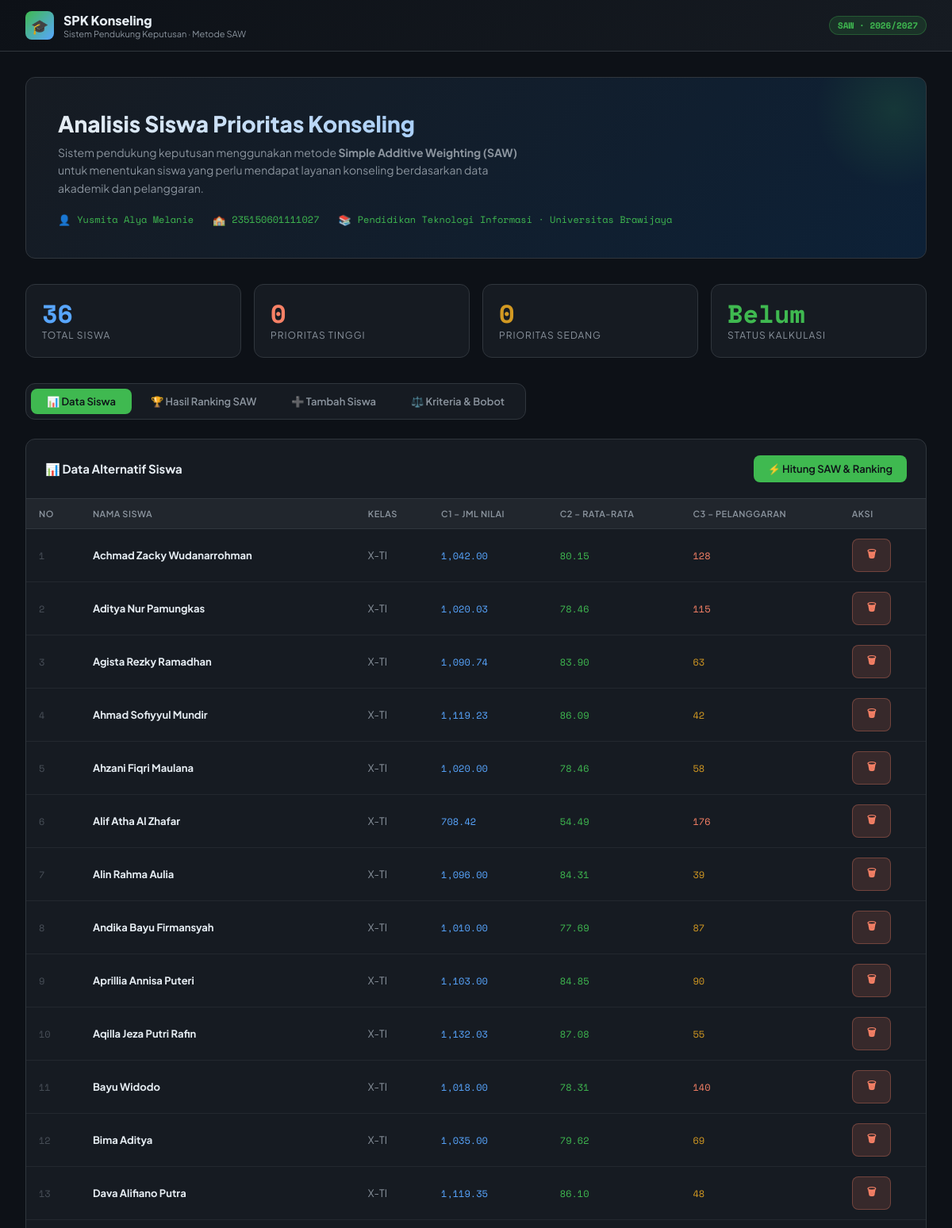
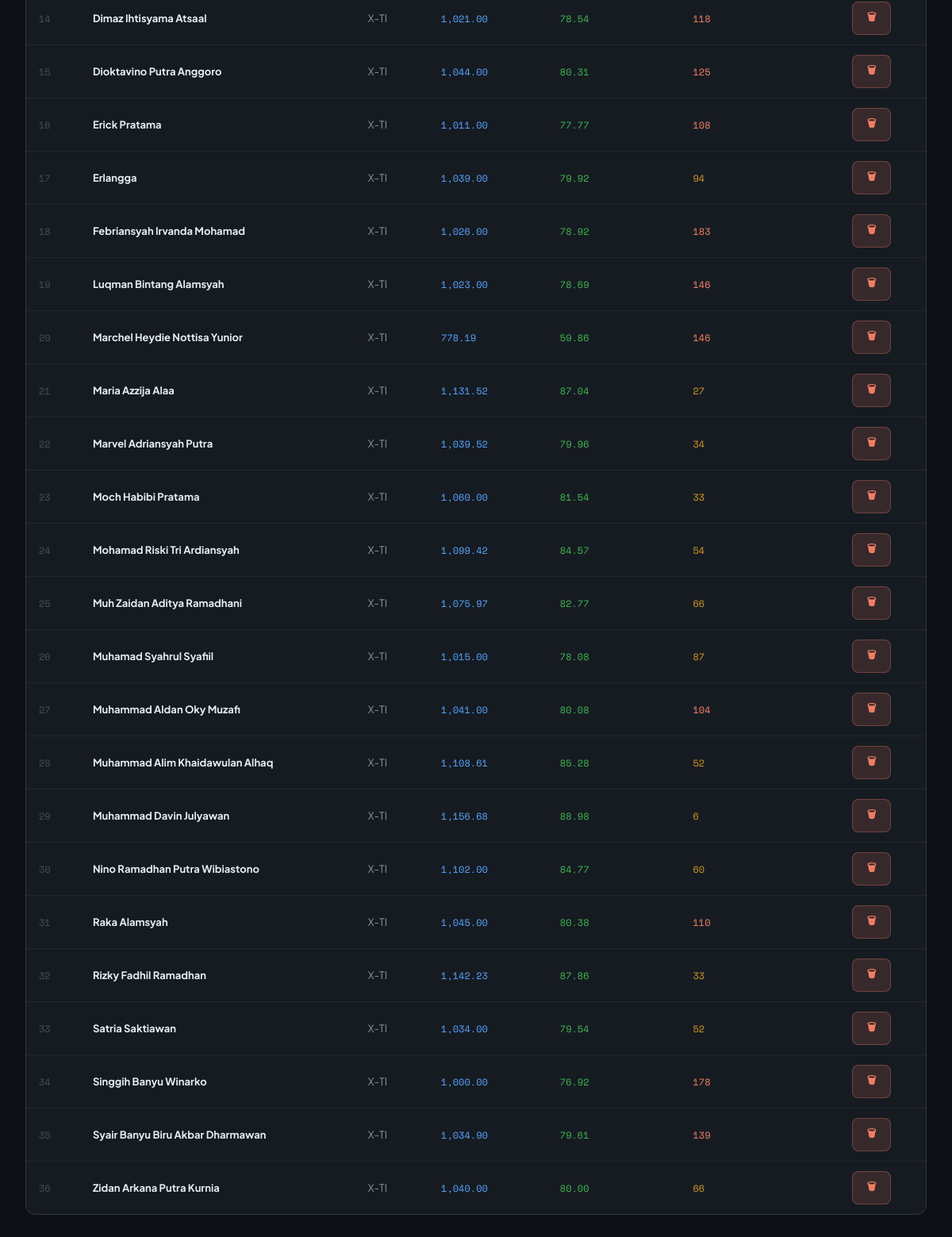
The page / on the database its author committed (2 pictures, top to bottom).
### tables this page shows
CREATE TABLE IF NOT EXISTS nilai_siswa (
    id INT AUTO_INCREMENT PRIMARY KEY,
    siswa_id INT NOT NULL,
    c1_jumlah_nilai FLOAT NOT NULL,    
    c2_rata_rata FLOAT NOT NULL,        
    c3_pelanggaran INT NOT NULL,        
    FOREIGN KEY (siswa_id) REFERENCES siswa(id) ON DELETE CASCADE
);

CREATE TABLE IF NOT EXISTS siswa (
    id INT AUTO_INCREMENT PRIMARY KEY,
    nama VARCHAR(150) NOT NULL,
    kelas VARCHAR(20),
    tahun_ajaran VARCHAR(10) DEFAULT '2025/2026'
);

### index.php (the view, shortened to what this page needs)
<!DOCTYPE html>
<html lang="id">
<head>
</head>
<body>
<?php include 'koneksi.php'; ?>
<header class="header">
    <div class="header-inner">
        <div class="logo">
            <div class="logo-icon">🎓</div>
            <div>
                <div class="logo-text">SPK Konseling</div>
                <div class="logo-sub">Sistem Pendukung Keputusan · Metode SAW</div>
            </div>
        </div>
        <div class="badge">SAW · 2026/2027</div>
    </div>
</header>
<main class="container">
    <div class="hero">
        <div class="hero-title">Analisis Siswa Prioritas Konseling</div>
        <p class="hero-sub">
            Sistem pendukung keputusan menggunakan metode <strong>Simple Additive Weighting (SAW)</strong>
            untuk menentukan siswa yang perlu mendapat layanan konseling berdasarkan data akademik dan pelanggaran.
        </p>
        <div class="hero-meta">
            <div class="hero-meta-item">👤 <span>Yusmita Alya Melanie</span></div>
            <div class="hero-meta-item">🏫 <span>235150601111027</span></div>
            <div class="hero-meta-item">📚 <span>Pendidikan Teknologi Informasi · Universitas Brawijaya</span></div>
        </div>
    </div>
    <?php
    $total_siswa = mysqli_fetch_assoc(mysqli_query($conn, "SELECT COUNT(*) as n FROM siswa"))['n'];
    $tinggi = mysqli_fetch_assoc(mysqli_query($conn, "SELECT COUNT(*) as n FROM hasil_saw WHERE prioritas='Tinggi'"))['n'];
    $sedang = mysqli_fetch_assoc(mysqli_query($conn, "SELECT COUNT(*) as n FROM hasil_saw WHERE prioritas='Sedang'"))['n'];
    $sudah_hitung = mysqli_fetch_assoc(mysqli_query($conn, "SELECT COUNT(*) as n FROM hasil_saw"))['n'];
    ?>
    <div class="stats">
        <div class="stat-card">
            <div class="stat-num c-blue"><?= $total_siswa ?></div>
            <div class="stat-label">Total Siswa</div>
        </div>
        <div class="stat-card">
            <div class="stat-num c-red"><?= $tinggi ?></div>
            <div class="stat-label">Prioritas Tinggi</div>
        </div>
        <div class="stat-card">
            <div class="stat-num c-warn"><?= $sedang ?></div>
            <div class="stat-label">Prioritas Sedang</div>
        </div>
        <div class="stat-card">
            <div class="stat-num c-green"><?= $sudah_hitung > 0 ? 'Selesai' : 'Belum' ?></div>
            <div class="stat-label">Status Kalkulasi</div>
        </div>
    </div>
    <div class="tabs">
        <button class="tab-btn active" onclick="switchTab('data')">📊 Data Siswa</button>
        <button class="tab-btn" onclick="switchTab('hasil')">🏆 Hasil Ranking SAW</button>
        <button class="tab-btn" onclick="switchTab('tambah')">➕ Tambah Siswa</button>
        <button class="tab-btn" onclick="switchTab('kriteria')">⚖️ Kriteria & Bobot</button>
    </div>
    <div id="tab-data" class="tab-content">
        <div class="panel">
            <div class="panel-head">
                <div class="panel-title">📊 Data Alternatif Siswa</div>
                <div style="display:flex;gap:8px;">
                    <button class="btn btn-primary" onclick="hitungSAW()">
                        ⚡ Hitung SAW & Ranking
                    </button>
                </div>
            </div>
            <div class="table-wrap">
                <table>
                    <thead>
                        <tr>
                            <th>No</th>
                            <th>Nama Siswa</th>
                            <th>Kelas</th>
                            <th title="Jumlah Nilai Akademik (Benefit)">C1 – Jml Nilai</th>
                            <th title="Rata-rata Akademik (Benefit)">C2 – Rata-rata</th>
                            <th title="Poin Pelanggaran (Cost)">C3 – Pelanggaran</th>
                            <th>Aksi</th>
                        </tr>
                    </thead>
                    <tbody>
                        <?php
                        $q = "SELECT s.id, s.nama, s.kelas,
                                     n.c1_jumlah_nilai, n.c2_rata_rata, n.c3_pelanggaran
                              FROM siswa s
                              JOIN nilai_siswa n ON s.id = n.siswa_id
                              ORDER BY s.id";
                        $res = mysqli_query($conn, $q);
                        $no = 1;
                        while ($row = mysqli_fetch_assoc($res)):
                        ?>
                        <tr>
                            <td class="mono" style="color:var(--text3)"><?= $no++ ?></td>
                            <td><strong><?= htmlspecialchars($row['nama']) ?></strong></td>
                            <td><span style="color:var(--text2)"><?= htmlspecialchars($row['kelas']) ?></span></td>
                            <td class="mono c-blue"><?= number_format($row['c1_jumlah_nilai'],2) ?></td>
                            <td class="mono c-green"><?= number_format($row['c2_rata_rata'],2) ?></td>
                            <td class="mono <?= $row['c3_pelanggaran'] > 100 ? 'c-red' : 'c-warn' ?>">
                                <?= $row['c3_pelanggaran'] ?>
                            </td>
                            <td>
                                <button class="btn btn-danger" onclick="hapusSiswa(<?= $row['id'] ?>, '<?= htmlspecialchars($row['nama'], ENT_QUOTES) ?>')">
                                    🗑
                                </button>
                            </td>
                        </tr>
                        <?php endwhile; ?>
                    </tbody>
                </table>
            </div>
        </div>
    </div>
</main>
</body>
</html>

### rows shown on the page
nilai_siswa: siswa.nama "Achmad Zacky Wudanarrohman", siswa.kelas "X-TI", c1_jumlah_nilai "1,042.00", c2_rata_rata "80.15", c3_pelanggaran "128"
nilai_siswa: siswa.nama "Aditya Nur Pamungkas", siswa.kelas "X-TI", c1_jumlah_nilai "1,020.03", c2_rata_rata "78.46", c3_pelanggaran "115"
nilai_siswa: siswa.nama "Agista Rezky Ramadhan", siswa.kelas "X-TI", c1_jumlah_nilai "1,090.74", c2_rata_rata "83.90", c3_pelanggaran "63"
nilai_siswa: siswa.nama "Ahmad Sofiyyul Mundir", siswa.kelas "X-TI", c1_jumlah_nilai "1,119.23", c2_rata_rata "86.09", c3_pelanggaran "42"
nilai_siswa: siswa.nama "Ahzani Fiqri Maulana", siswa.kelas "X-TI", c1_jumlah_nilai "1,020.00", c2_rata_rata "78.46", c3_pelanggaran "58"
nilai_siswa: siswa.nama "Alif Atha Al Zhafar", siswa.kelas "X-TI", c1_jumlah_nilai "708.42", c2_rata_rata "54.49", c3_pelanggaran "176"
nilai_siswa: siswa.nama "Alin Rahma Aulia", siswa.kelas "X-TI", c1_jumlah_nilai "1,096.00", c2_rata_rata "84.31", c3_pelanggaran "39"
nilai_siswa: siswa.nama "Andika Bayu Firmansyah", siswa.kelas "X-TI", c1_jumlah_nilai "1,010.00", c2_rata_rata "77.69", c3_pelanggaran "87"
nilai_siswa: siswa.nama "Aprillia Annisa Puteri", siswa.kelas "X-TI", c1_jumlah_nilai "1,103.00", c2_rata_rata "84.85", c3_pelanggaran "90"
nilai_siswa: siswa.nama "Aqilla Jeza Putri Rafin", siswa.kelas "X-TI", c1_jumlah_nilai "1,132.03", c2_rata_rata "87.08", c3_pelanggaran "55"
nilai_siswa: siswa.nama "Bayu Widodo", siswa.kelas "X-TI", c1_jumlah_nilai "1,018.00", c2_rata_rata "78.31", c3_pelanggaran "140"
nilai_siswa: siswa.nama "Bima Aditya", siswa.kelas "X-TI", c1_jumlah_nilai "1,035.00", c2_rata_rata "79.62", c3_pelanggaran "69"
nilai_siswa: siswa.nama "Dava Alifiano Putra", siswa.kelas "X-TI", c1_jumlah_nilai "1,119.35", c2_rata_rata "86.10", c3_pelanggaran "48"
nilai_siswa: siswa.nama "Dimaz Ihtisyama Atsaal", siswa.kelas "X-TI", c1_jumlah_nilai "1,021.00", c2_rata_rata "78.54", c3_pelanggaran "118"
nilai_siswa: siswa.nama "Dioktavino Putra Anggoro", siswa.kelas "X-TI", c1_jumlah_nilai "1,044.00", c2_rata_rata "80.31", c3_pelanggaran "125"
nilai_siswa: siswa.nama "Erick Pratama", siswa.kelas "X-TI", c1_jumlah_nilai "1,011.00", c2_rata_rata "77.77", c3_pelanggaran "108"
nilai_siswa: siswa.nama "Erlangga", siswa.kelas "X-TI", c1_jumlah_nilai "1,039.00", c2_rata_rata "79.92", c3_pelanggaran "94"
nilai_siswa: siswa.nama "Febriansyah Irvanda Mohamad", siswa.kelas "X-TI", c1_jumlah_nilai "1,026.00", c2_rata_rata "78.92", c3_pelanggaran "183"
nilai_siswa: siswa.nama "Luqman Bintang Alamsyah", siswa.kelas "X-TI", c1_jumlah_nilai "1,023.00", c2_rata_rata "78.69", c3_pelanggaran "146"
nilai_siswa: siswa.nama "Marchel Heydie Nottisa Yunior", siswa.kelas "X-TI", c1_jumlah_nilai "778.19", c2_rata_rata "59.86", c3_pelanggaran "146"
nilai_siswa: siswa.nama "Maria Azzija Alaa", siswa.kelas "X-TI", c1_jumlah_nilai "1,131.52", c2_rata_rata "87.04", c3_pelanggaran "27"
nilai_siswa: siswa.nama "Marvel Adriansyah Putra", siswa.kelas "X-TI", c1_jumlah_nilai "1,039.52", c2_rata_rata "79.96", c3_pelanggaran "34"
nilai_siswa: siswa.nama "Moch Habibi Pratama", siswa.kelas "X-TI", c1_jumlah_nilai "1,060.00", c2_rata_rata "81.54", c3_pelanggaran "33"
nilai_siswa: siswa.nama "Mohamad Riski Tri Ardiansyah", siswa.kelas "X-TI", c1_jumlah_nilai "1,099.42", c2_rata_rata "84.57", c3_pelanggaran "54"
nilai_siswa: siswa.nama "Muh Zaidan Aditya Ramadhani", siswa.kelas "X-TI", c1_jumlah_nilai "1,075.97", c2_rata_rata "82.77", c3_pelanggaran "66"
nilai_siswa: siswa.nama "Muhamad Syahrul Syafiil", siswa.kelas "X-TI", c1_jumlah_nilai "1,015.00", c2_rata_rata "78.08", c3_pelanggaran "87"
nilai_siswa: siswa.nama "Muhammad Aldan Oky Muzafi", siswa.kelas "X-TI", c1_jumlah_nilai "1,041.00", c2_rata_rata "80.08", c3_pelanggaran "104"
nilai_siswa: siswa.nama "Muhammad Alim Khaidawulan Alhaq", siswa.kelas "X-TI", c1_jumlah_nilai "1,108.61", c2_rata_rata "85.28", c3_pelanggaran "52"
nilai_siswa: siswa.nama "Muhammad Davin Julyawan", siswa.kelas "X-TI", c1_jumlah_nilai "1,156.68", c2_rata_rata "88.98", c3_pelanggaran "6"
nilai_siswa: siswa.nama "Nino Ramadhan Putra Wibiastono", siswa.kelas "X-TI", c1_jumlah_nilai "1,102.00", c2_rata_rata "84.77", c3_pelanggaran "60"
nilai_siswa: siswa.nama "Raka Alamsyah", siswa.kelas "X-TI", c1_jumlah_nilai "1,045.00", c2_rata_rata "80.38", c3_pelanggaran "110"
nilai_siswa: siswa.nama "Rizky Fadhil Ramadhan", siswa.kelas "X-TI", c1_jumlah_nilai "1,142.23", c2_rata_rata "87.86", c3_pelanggaran "33"
nilai_siswa: siswa.nama "Satria Saktiawan", siswa.kelas "X-TI", c1_jumlah_nilai "1,034.00", c2_rata_rata "79.54", c3_pelanggaran "52"
nilai_siswa: siswa.nama "Singgih Banyu Winarko", siswa.kelas "X-TI", c1_jumlah_nilai "1,000.00", c2_rata_rata "76.92", c3_pelanggaran "178"
nilai_siswa: siswa.nama "Syair Banyu Biru Akbar Dharmawan", siswa.kelas "X-TI", c1_jumlah_nilai "1,034.90", c2_rata_rata "79.61", c3_pelanggaran "139"
nilai_siswa: siswa.nama "Zidan Arkana Putra Kurnia", siswa.kelas "X-TI", c1_jumlah_nilai "1,040.00", c2_rata_rata "80.00", c3_pelanggaran "66"

### other values the page prints
$total_siswa "36"
$tinggi "0"
$sedang "0"
